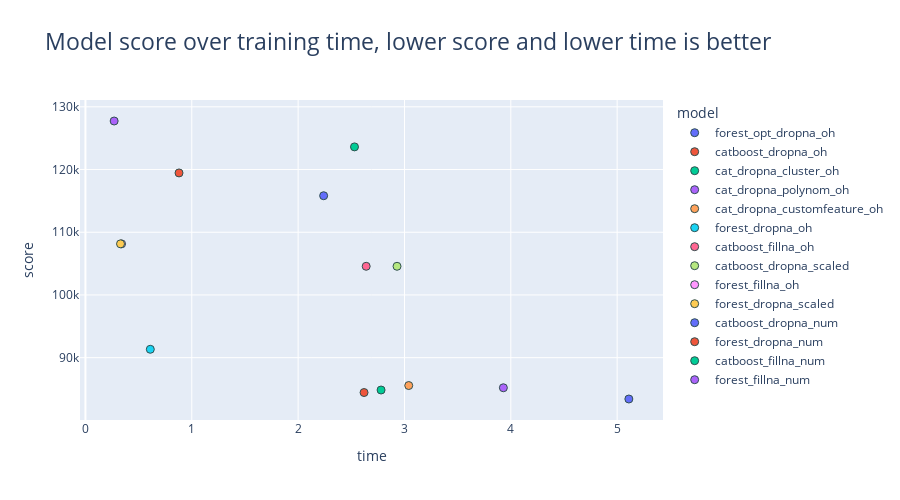

The notebook cell this image was saved under:
### Markdown cell above
Plotting all models score with cross validation calculation times

### Code cell
metrics_df = pd.DataFrame(metrics).T.sort_values(by="score", ascending=True)
metrics_df["score"] = round(metrics_df["score"]).astype(int)
metrics_df = metrics_df.reset_index().rename(columns={"index": "model"})

fig = px.scatter(metrics_df, x="time", y="score", color="model", height=500, width=900, title="Model score over training time, lower score and lower time is better")
fig.update_traces(marker=dict(size=8,
                              line=dict(width=1,
                                        color='DarkSlateGrey')),
                  selector=dict(mode='markers'))
fig.update_layout(titlefont=dict(size=23))
fig.show()

### Figure 1 — Plotly figure (JSON) as saved in the notebook; plotly's stock layout.template omitted (floating-point values rounded to 4 significant figures)
{"data": [{"hovertemplate": "model=forest_opt_dropna_oh<br>time=%{x}<br>score=%{y}<extra></extra>", "legendgroup": "forest_opt_dropna_oh", "marker": {"color": "#636efa", "line": {"color": "DarkSlateGrey", "width": 1}, "size": 8, "symbol": "circle"}, "mode": "markers", "name": "forest_opt_dropna_oh", "orientation": "v", "showlegend": true, "type": "scatter", "x": [5.11], "xaxis": "x", "y": [83410], "yaxis": "y"}, {"hovertemplate": "model=catboost_dropna_oh<br>time=%{x}<br>score=%{y}<extra></extra>", "legendgroup": "catboost_dropna_oh", "marker": {"color": "#EF553B", "line": {"color": "DarkSlateGrey", "width": 1}, "size": 8, "symbol": "circle"}, "mode": "markers", "name": "catboost_dropna_oh", "orientation": "v", "showlegend": true, "type": "scatter", "x": [2.62], "xaxis": "x", "y": [84441], "yaxis": "y"}, {"hovertemplate": "model=cat_dropna_cluster_oh<br>time=%{x}<br>score=%{y}<extra></extra>", "legendgroup": "cat_dropna_cluster_oh", "marker": {"color": "#00cc96", "line": {"color": "DarkSlateGrey", "width": 1}, "size": 8, "symbol": "circle"}, "mode": "markers", "name": "cat_dropna_cluster_oh", "orientation": "v", "showlegend": true, "type": "scatter", "x": [2.78], "xaxis": "x", "y": [84843], "yaxis": "y"}, {"hovertemplate": "model=cat_dropna_polynom_oh<br>time=%{x}<br>score=%{y}<extra></extra>", "legendgroup": "cat_dropna_polynom_oh", "marker": {"color": "#ab63fa", "line": {"color": "DarkSlateGrey", "width": 1}, "size": 8, "symbol": "circle"}, "mode": "markers", "name": "cat_dropna_polynom_oh", "orientation": "v", "showlegend": true, "type": "scatter", "x": [3.93], "xaxis": "x", "y": [85204], "yaxis": "y"}, {"hovertemplate": "model=cat_dropna_customfeature_oh<br>time=%{x}<br>score=%{y}<extra></extra>", "legendgroup": "cat_dropna_customfeature_oh", "marker": {"color": "#FFA15A", "line": {"color": "DarkSlateGrey", "width": 1}, "size": 8, "symbol": "circle"}, "mode": "markers", "name": "cat_dropna_customfeature_oh", "orientation": "v", "showlegend": true, "type": "scatter", "x": [3.04], "xaxis": "x", "y": [85557], "yaxis": "y"}, {"hovertemplate": "model=forest_dropna_oh<br>time=%{x}<br>score=%{y}<extra></extra>", "legendgroup": "forest_dropna_oh", "marker": {"color": "#19d3f3", "line": {"color": "DarkSlateGrey", "width": 1}, "size": 8, "symbol": "circle"}, "mode": "markers", "name": "forest_dropna_oh", "orientation": "v", "showlegend": true, "type": "scatter", "x": [0.61], "xaxis": "x", "y": [91336], "yaxis": "y"}, {"hovertemplate": "model=catboost_fillna_oh<br>time=%{x}<br>score=%{y}<extra></extra>", "legendgroup": "catboost_fillna_oh", "marker": {"color": "#FF6692", "line": {"color": "DarkSlateGrey", "width": 1}, "size": 8, "symbol": "circle"}, "mode": "markers", "name": "catboost_fillna_oh", "orientation": "v", "showlegend": true, "type": "scatter", "x": [2.64], "xaxis": "x", "y": [104572], "yaxis": "y"}, {"hovertemplate": "model=catboost_dropna_scaled<br>time=%{x}<br>score=%{y}<extra></extra>", "legendgroup": "catboost_dropna_scaled", "marker": {"color": "#B6E880", "line": {"color": "DarkSlateGrey", "width": 1}, "size": 8, "symbol": "circle"}, "mode": "markers", "name": "catboost_dropna_scaled", "orientation": "v", "showlegend": true, "type": "scatter", "x": [2.93], "xaxis": "x", "y": [104572], "yaxis": "y"}, {"hovertemplate": "model=forest_fillna_oh<br>time=%{x}<br>score=%{y}<extra></extra>", "legendgroup": "forest_fillna_oh", "marker": {"color": "#FF97FF", "line": {"color": "DarkSlateGrey", "width": 1}, "size": 8, "symbol": "circle"}, "mode": "markers", "name": "forest_fillna_oh", "orientation": "v", "showlegend": true, "type": "scatter", "x": [0.34], "xaxis": "x", "y": [108150], "yaxis": "y"}, {"hovertemplate": "model=forest_dropna_scaled<br>time=%{x}<br>score=%{y}<extra></extra>", "legendgroup": "forest_dropna_scaled", "marker": {"color": "#FECB52", "line": {"color": "DarkSlateGrey", "width": 1}, "size": 8, "symbol": "circle"}, "mode": "markers", "name": "forest_dropna_scaled", "orientation": "v", "showlegend": true, "type": "scatter", "x": [0.33], "xaxis": "x", "y": [108150], "yaxis": "y"}, {"hovertemplate": "model=catboost_dropna_num<br>time=%{x}<br>score=%{y}<extra></extra>", "legendgroup": "catboost_dropna_num", "marker": {"color": "#636efa", "line": {"color": "DarkSlateGrey", "width": 1}, "size": 8, "symbol": "circle"}, "mode": "markers", "name": "catboost_dropna_num", "orientation": "v", "showlegend": true, "type": "scatter", "x": [2.24], "xaxis": "x", "y": [115823], "yaxis": "y"}, {"hovertemplate": "model=forest_dropna_num<br>time=%{x}<br>score=%{y}<extra></extra>", "legendgroup": "forest_dropna_num", "marker": {"color": "#EF553B", "line": {"color": "DarkSlateGrey", "width": 1}, "size": 8, "symbol": "circle"}, "mode": "markers", "name": "forest_dropna_num", "orientation": "v", "showlegend": true, "type": "scatter", "x": [0.88], "xaxis": "x", "y": [119459], "yaxis": "y"}, {"hovertemplate": "model=catboost_fillna_num<br>time=%{x}<br>score=%{y}<extra></extra>", "legendgroup": "catboost_fillna_num", "marker": {"color": "#00cc96", "line": {"color": "DarkSlateGrey", "width": 1}, "size": 8, "symbol": "circle"}, "mode": "markers", "name": "catboost_fillna_num", "orientation": "v", "showlegend": true, "type": "scatter", "x": [2.53], "xaxis": "x", "y": [123613], "yaxis": "y"}, {"hovertemplate": "model=forest_fillna_num<br>time=%{x}<br>score=%{y}<extra></extra>", "legendgroup": "forest_fillna_num", "marker": {"color": "#ab63fa", "line": {"color": "DarkSlateGrey", "width": 1}, "size": 8, "symbol": "circle"}, "mode": "markers", "name": "forest_fillna_num", "orientation": "v", "showlegend": true, "type": "scatter", "x": [0.27], "xaxis": "x", "y": [127739], "yaxis": "y"}], "layout": {"height": 500, "legend": {"title": {"text": "model"}, "tracegroupgap": 0}, "title": {"font": {"size": 23}, "text": "Model score over training time, lower score and lower time is better"}, "width": 900, "xaxis": {"anchor": "y", "domain": [0, 1], "title": {"text": "time"}}, "yaxis": {"anchor": "x", "domain": [0, 1], "title": {"text": "score"}}}}
